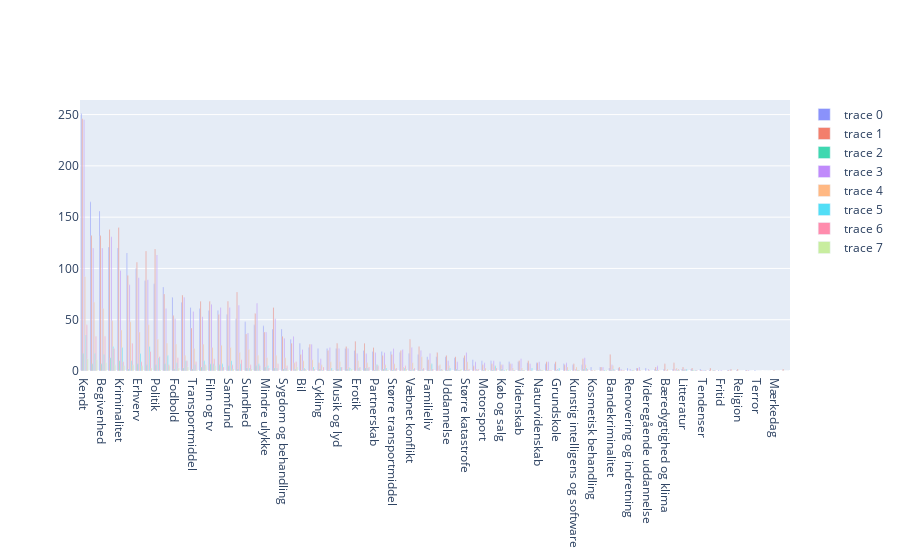

This figure's notebook cell:
### Markdown cell above
### Topics

### Code cell
## Subset based on those entries
## populate the counts for the traces

ages = df['age'].unique()
ages = ages[~np.isnan(ages)]

#genders = [d for d in df['gender'].unique() ]

# Get all the unique topics
unique_topics = []
for i in df.index:
    for j in range(0, len(df['topics'][i])):
        tmp = df['topics'][i][j]
        if tmp not in unique_topics:
            unique_topics.append(tmp)

unique_topics = sorted(unique_topics)


fig = go.Figure()
# Iterate through each device 
for d in ages:
    # Find the subset of the data with that device
    tmp_df = df[df['age'] == d]

    # Create a dict object with 0 counts for all topics
    ages_topic_freq = {k:0 for k in unique_topics}
    for i in tmp_df.index:
        for j in range(0, len(df['topics'][i])):
            # Find that index
            tmp_topic = df['topics'][i][j]

            # Enumerate
            ages_topic_freq[tmp_topic] += 1
    
    ages_topic_freq = dict(sorted(ages_topic_freq.items(), key = lambda kv: kv[1], reverse= True))
    #print(device_topic_freq)
        
    fig.add_trace(go.Bar(x= [x for x in ages_topic_freq.keys()], y = [y for y in ages_topic_freq.values()], textfont_size=20))



# Overlay both histograms
#fig.update_layout(barmode='overlay')
# Reduce opacity to see both histograms
fig.update_traces(opacity=0.75)
fig.show()

### Figure 1 — Plotly figure (JSON) as saved in the notebook; plotly's stock layout.template omitted (floating-point values rounded to 4 significant figures)
{"data": [{"opacity": 0.75, "textfont": {"size": 20}, "type": "bar", "x": ["Kendt", "Sport", "Begivenhed", "Underholdning", "Kriminalitet", "Sportsbegivenhed", "Erhverv", "Livsstil", "Politik", "Personfarlig kriminalitet", "Fodbold", "Økonomi", "Transportmiddel", "Privat virksomhed", "Film og tv", "Katastrofe", "Samfund", "International politik", "Sundhed", "National politik", "Mindre ulykke", "Konflikt og krig", "Sygdom og behandling", "Ketcher- og batsport", "Bil", "Ansættelsesforhold", "Cykling", "Kultur", "Musik og lyd", "Værdier", "Erotik", "Underholdningsbegivenhed", "Partnerskab", "Personlig begivenhed", "Større transportmiddel", "Mikro", "Væbnet konflikt", "Krop og velvære", "Familieliv", "Teknologi", "Uddannelse", "Bolig", "Større katastrofe", "Dyr", "Motorsport", "Reality", "Køb og salg", "Rejse", "Videnskab", "Makro", "Naturvidenskab", "Bedrageri", "Grundskole", "Vejr", "Kunstig intelligens og software", "Mad og drikke", "Kosmetisk behandling", "Kunst", "Bandekriminalitet", "Mindre transportmiddel", "Renovering og indretning", "Ungdomsuddannelse", "Videregående uddannelse", "Byliv", "Bæredygtighed og klima", "Håndbold", "Litteratur", "Offentlig instans", "Tendenser", "Forbrugerelektronik", "Fritid", "Offentlig transport", "Religion", "Samfundsvidenskab og humaniora", "Terror", "Museum og seværdighed", "Mærkedag", "Udlejning"], "y": [251, 165, 156, 121, 120, 115, 100, 88, 85, 82, 72, 67, 62, 61, 59, 59, 55, 51, 48, 45, 44, 41, 41, 31, 27, 23, 22, 22, 22, 22, 20, 20, 19, 19, 19, 18, 17, 16, 14, 14, 14, 13, 13, 11, 10, 10, 9, 9, 9, 8, 8, 7, 7, 7, 6, 6, 4, 4, 3, 3, 3, 3, 3, 2, 2, 2, 2, 2, 2, 1, 1, 1, 1, 1, 1, 0, 0, 0]}, {"opacity": 0.75, "textfont": {"size": 20}, "type": "bar", "x": ["Kendt", "Kriminalitet", "Underholdning", "Begivenhed", "Sport", "Politik", "Livsstil", "Erhverv", "Sportsbegivenhed", "International politik", "Personfarlig kriminalitet", "Økonomi", "Film og tv", "Privat virksomhed", "Samfund", "Konflikt og krig", "National politik", "Katastrofe", "Fodbold", "Transportmiddel", "Mindre ulykke", "Sundhed", "Sygdom og behandling", "Væbnet konflikt", "Erotik", "Ketcher- og batsport", "Musik og lyd", "Underholdningsbegivenhed", "Ansættelsesforhold", "Krop og velvære", "Værdier", "Partnerskab", "Kultur", "Mikro", "Teknologi", "Bandekriminalitet", "Bil", "Større transportmiddel", "Personlig begivenhed", "Større katastrofe", "Uddannelse", "Bolig", "Mad og drikke", "Familieliv", "Makro", "Videnskab", "Bedrageri", "Grundskole", "Cykling", "Håndbold", "Naturvidenskab", "Bæredygtighed og klima", "Kunstig intelligens og software", "Reality", "Rejse", "Køb og salg", "Motorsport", "Vejr", "Dyr", "Byliv", "Kunst", "Litteratur", "Mindre transportmiddel", "Forbrugerelektronik", "Offentlig instans", "Ungdomsuddannelse", "Religion", "Udlejning", "Kosmetisk behandling", "Mærkedag", "Offentlig transport", "Samfundsvidenskab og humaniora", "Tendenser", "Fritid", "Museum og seværdighed", "Renovering og indretning", "Terror", "Videregående uddannelse"], "y": [246, 140, 138, 132, 132, 119, 117, 106, 93, 77, 75, 74, 68, 68, 68, 62, 56, 55, 54, 42, 38, 36, 34, 31, 29, 27, 27, 27, 26, 24, 24, 23, 20, 20, 18, 16, 16, 16, 15, 15, 15, 14, 12, 11, 10, 10, 9, 9, 8, 8, 8, 7, 7, 7, 7, 6, 6, 6, 5, 4, 4, 4, 4, 3, 3, 3, 2, 2, 1, 1, 1, 1, 1, 0, 0, 0, 0, 0]}, {"opacity": 0.75, "textfont": {"size": 20}, "type": "bar", "x": ["Kendt", "Underholdning", "Kriminalitet", "Begivenhed", "Erhverv", "Film og tv", "Personfarlig kriminalitet", "Sport", "Katastrofe", "Livsstil", "Politik", "National politik", "Samfund", "Mindre ulykke", "Privat virksomhed", "Konflikt og krig", "Sundhed", "Underholdningsbegivenhed", "Økonomi", "Bolig", "Cykling", "Fodbold", "International politik", "Køb og salg", "Mad og drikke", "Musik og lyd", "Personlig begivenhed", "Sportsbegivenhed", "Sygdom og behandling", "Transportmiddel", "Værdier", "Bandekriminalitet", "Bedrageri", "Bil", "Byliv", "Familieliv", "Grundskole", "Krop og velvære", "Kultur", "Litteratur", "Motorsport", "Naturvidenskab", "Offentlig instans", "Partnerskab", "Reality", "Større katastrofe", "Større transportmiddel", "Uddannelse", "Videnskab", "Væbnet konflikt", "Ansættelsesforhold", "Bæredygtighed og klima", "Dyr", "Erotik", "Forbrugerelektronik", "Fritid", "Håndbold", "Ketcher- og batsport", "Kosmetisk behandling", "Kunst", "Kunstig intelligens og software", "Makro", "Mikro", "Mindre transportmiddel", "Museum og seværdighed", "Mærkedag", "Offentlig transport", "Rejse", "Religion", "Renovering og indretning", "Samfundsvidenskab og humaniora", "Teknologi", "Tendenser", "Terror", "Udlejning", "Ungdomsuddannelse", "Vejr", "Videregående uddannelse"], "y": [17, 13, 10, 7, 7, 7, 7, 7, 6, 6, 6, 5, 5, 4, 4, 3, 3, 3, 3, 2, 2, 2, 2, 2, 2, 2, 2, 2, 2, 2, 2, 1, 1, 1, 1, 1, 1, 1, 1, 1, 1, 1, 1, 1, 1, 1, 1, 1, 1, 1, 0, 0, 0, 0, 0, 0, 0, 0, 0, 0, 0, 0, 0, 0, 0, 0, 0, 0, 0, 0, 0, 0, 0, 0, 0, 0, 0, 0]}, {"opacity": 0.75, "textfont": {"size": 20}, "type": "bar", "x": ["Kendt", "Underholdning", "Begivenhed", "Sport", "Politik", "Kriminalitet", "Erhverv", "Livsstil", "Sportsbegivenhed", "Økonomi", "National politik", "Film og tv", "International politik", "Katastrofe", "Samfund", "Personfarlig kriminalitet", "Transportmiddel", "Privat virksomhed", "Fodbold", "Konflikt og krig", "Mindre ulykke", "Sundhed", "Ketcher- og batsport", "Sygdom og behandling", "Ansættelsesforhold", "Kultur", "Væbnet konflikt", "Musik og lyd", "Større transportmiddel", "Værdier", "Bil", "Mikro", "Krop og velvære", "Partnerskab", "Personlig begivenhed", "Større katastrofe", "Erotik", "Familieliv", "Underholdningsbegivenhed", "Mad og drikke", "Cykling", "Videnskab", "Reality", "Uddannelse", "Bedrageri", "Bolig", "Dyr", "Naturvidenskab", "Motorsport", "Vejr", "Makro", "Rejse", "Bandekriminalitet", "Køb og salg", "Byliv", "Teknologi", "Kunst", "Ungdomsuddannelse", "Grundskole", "Håndbold", "Kunstig intelligens og software", "Litteratur", "Mindre transportmiddel", "Offentlig transport", "Renovering og indretning", "Videregående uddannelse", "Bæredygtighed og klima", "Fritid", "Samfundsvidenskab og humaniora", "Tendenser", "Forbrugerelektronik", "Kosmetisk behandling", "Museum og seværdighed", "Mærkedag", "Offentlig instans", "Religion", "Terror", "Udlejning"], "y": [245, 131, 120, 120, 113, 98, 91, 89, 84, 72, 66, 65, 64, 62, 62, 61, 58, 53, 51, 51, 38, 37, 34, 32, 26, 23, 23, 22, 22, 22, 21, 21, 20, 18, 18, 18, 17, 17, 17, 13, 12, 12, 10, 10, 9, 9, 9, 9, 8, 8, 7, 7, 6, 6, 5, 5, 4, 4, 2, 2, 2, 2, 2, 2, 2, 2, 1, 1, 1, 1, 0, 0, 0, 0, 0, 0, 0, 0]}, {"opacity": 0.75, "textfont": {"size": 20}, "type": "bar", "x": ["Kendt", "Sport", "Begivenhed", "Underholdning", "Sportsbegivenhed", "Livsstil", "Kriminalitet", "Erhverv", "Politik", "Personfarlig kriminalitet", "Fodbold", "Privat virksomhed", "Katastrofe", "Film og tv", "Samfund", "Transportmiddel", "Sundhed", "International politik", "Konflikt og krig", "National politik", "Økonomi", "Krop og velvære", "Mindre ulykke", "Sygdom og behandling", "Ansættelsesforhold", "Bil", "Erotik", "Kultur", "Musik og lyd", "Større katastrofe", "Ketcher- og batsport", "Underholdningsbegivenhed", "Væbnet konflikt", "Familieliv", "Større transportmiddel", "Cykling", "Mad og drikke", "Partnerskab", "Personlig begivenhed", "Teknologi", "Bandekriminalitet", "Reality", "Uddannelse", "Kunstig intelligens og software", "Mikro", "Vejr", "Værdier", "Håndbold", "Motorsport", "Rejse", "Videnskab", "Bæredygtighed og klima", "Dyr", "Litteratur", "Naturvidenskab", "Offentlig transport", "Bedrageri", "Bolig", "Byliv", "Forbrugerelektronik", "Grundskole", "Kosmetisk behandling", "Kunst", "Køb og salg", "Makro", "Mindre transportmiddel", "Offentlig instans", "Ungdomsuddannelse", "Videregående uddannelse", "Fritid", "Museum og seværdighed", "Mærkedag", "Religion", "Renovering og indretning", "Samfundsvidenskab og humaniora", "Tendenser", "Terror", "Udlejning"], "y": [92, 67, 61, 49, 48, 45, 40, 38, 31, 27, 26, 26, 25, 23, 23, 22, 21, 18, 15, 15, 15, 14, 13, 13, 11, 10, 10, 9, 9, 9, 8, 8, 8, 7, 7, 6, 6, 6, 6, 6, 5, 5, 5, 4, 4, 4, 4, 3, 3, 3, 3, 2, 2, 2, 2, 2, 1, 1, 1, 1, 1, 1, 1, 1, 1, 1, 1, 1, 1, 0, 0, 0, 0, 0, 0, 0, 0, 0]}, {"opacity": 0.75, "textfont": {"size": 20}, "type": "bar", "x": ["Kendt", "Livsstil", "Underholdning", "Kriminalitet", "Erhverv", "Sport", "Begivenhed", "Personfarlig kriminalitet", "Politik", "Privat virksomhed", "Samfund", "Sportsbegivenhed", "Økonomi", "Fodbold", "Familieliv", "Film og tv", "International politik", "Katastrofe", "National politik", "Partnerskab", "Transportmiddel", "Mindre ulykke", "Reality", "Ansættelsesforhold", "Musik og lyd", "Bil", "Erotik", "Grundskole", "Konflikt og krig", "Kultur", "Mad og drikke", "Makro", "Mikro", "Personlig begivenhed", "Sundhed", "Sygdom og behandling", "Uddannelse", "Underholdningsbegivenhed", "Værdier", "Bandekriminalitet", "Ketcher- og batsport", "Krop og velvære", "Litteratur", "Større transportmiddel", "Teknologi", "Væbnet konflikt", "Bolig", "Cykling", "Dyr", "Forbrugerelektronik", "Håndbold", "Kunst", "Kunstig intelligens og software", "Køb og salg", "Naturvidenskab", "Offentlig instans", "Rejse", "Renovering og indretning", "Større katastrofe", "Tendenser", "Vejr", "Videnskab", "Bedrageri", "Byliv", "Bæredygtighed og klima", "Fritid", "Kosmetisk behandling", "Mindre transportmiddel", "Motorsport", "Museum og seværdighed", "Mærkedag", "Offentlig transport", "Religion", "Samfundsvidenskab og humaniora", "Terror", "Udlejning", "Ungdomsuddannelse", "Videregående uddannelse"], "y": [35, 24, 24, 23, 17, 17, 16, 15, 13, 10, 10, 10, 10, 8, 7, 7, 7, 7, 7, 6, 6, 5, 5, 4, 4, 3, 3, 3, 3, 3, 3, 3, 3, 3, 3, 3, 3, 3, 3, 2, 2, 2, 2, 2, 2, 2, 1, 1, 1, 1, 1, 1, 1, 1, 1, 1, 1, 1, 1, 1, 1, 1, 0, 0, 0, 0, 0, 0, 0, 0, 0, 0, 0, 0, 0, 0, 0, 0]}, {"opacity": 0.75, "textfont": {"size": 20}, "type": "bar", "x": ["Kendt", "Begivenhed", "Sport", "Sportsbegivenhed", "Underholdning", "Livsstil", "Politik", "Fodbold", "Film og tv", "International politik", "Økonomi", "Erhverv", "Ketcher- og batsport", "Kriminalitet", "Transportmiddel", "Konflikt og krig", "Personfarlig kriminalitet", "Privat virksomhed", "Samfund", "Sundhed", "Mikro", "National politik", "Partnerskab", "Sygdom og behandling", "Cykling", "Erotik", "Katastrofe", "Musik og lyd", "Underholdningsbegivenhed", "Krop og velvære", "Mindre ulykke", "Reality", "Større transportmiddel", "Væbnet konflikt", "Ansættelsesforhold", "Bil", "Dyr", "Familieliv", "Håndbold", "Mad og drikke", "Større katastrofe", "Teknologi", "Bandekriminalitet", "Bedrageri", "Bolig", "Forbrugerelektronik", "Kultur", "Kunstig intelligens og software", "Mindre transportmiddel", "Naturvidenskab", "Offentlig instans", "Personlig begivenhed", "Rejse", "Renovering og indretning", "Tendenser", "Videnskab", "Byliv", "Bæredygtighed og klima", "Fritid", "Grundskole", "Kosmetisk behandling", "Kunst", "Køb og salg", "Litteratur", "Makro", "Motorsport", "Museum og seværdighed", "Mærkedag", "Offentlig transport", "Religion", "Samfundsvidenskab og humaniora", "Terror", "Uddannelse", "Udlejning", "Ungdomsuddannelse", "Vejr", "Videregående uddannelse", "Værdier"], "y": [45, 34, 34, 27, 22, 19, 14, 13, 12, 11, 10, 9, 9, 9, 9, 7, 6, 6, 6, 6, 5, 5, 5, 5, 4, 4, 4, 4, 4, 3, 3, 3, 3, 3, 2, 2, 2, 2, 2, 2, 2, 2, 1, 1, 1, 1, 1, 1, 1, 1, 1, 1, 1, 1, 1, 1, 0, 0, 0, 0, 0, 0, 0, 0, 0, 0, 0, 0, 0, 0, 0, 0, 0, 0, 0, 0, 0, 0]}, {"opacity": 0.75, "textfont": {"size": 20}, "type": "bar", "x": ["Kendt", "Sport", "Begivenhed", "Sportsbegivenhed", "Underholdning", "Erhverv", "Film og tv", "Kriminalitet", "Personfarlig kriminalitet", "Privat virksomhed", "Ketcher- og batsport", "Økonomi", "Fodbold", "Livsstil", "Bolig", "Køb og salg", "Mikro", "Samfund", "Sundhed", "Værdier", "Bil", "Erotik", "Håndbold", "Kultur", "Kunst", "Kunstig intelligens og software", "Motorsport", "National politik", "Naturvidenskab", "Partnerskab", "Personlig begivenhed", "Politik", "Renovering og indretning", "Sygdom og behandling", "Teknologi", "Transportmiddel", "Vejr", "Videnskab", "Ansættelsesforhold", "Bandekriminalitet", "Bedrageri", "Byliv", "Bæredygtighed og klima", "Cykling", "Dyr", "Familieliv", "Forbrugerelektronik", "Fritid", "Grundskole", "International politik", "Katastrofe", "Konflikt og krig", "Kosmetisk behandling", "Krop og velvære", "Litteratur", "Mad og drikke", "Makro", "Mindre transportmiddel", "Mindre ulykke", "Museum og seværdighed", "Musik og lyd", "Mærkedag", "Offentlig instans", "Offentlig transport", "Reality", "Rejse", "Religion", "Samfundsvidenskab og humaniora", "Større katastrofe", "Større transportmiddel", "Tendenser", "Terror", "Uddannelse", "Udlejning", "Underholdningsbegivenhed", "Ungdomsuddannelse", "Videregående uddannelse", "Væbnet konflikt"], "y": [12, 11, 8, 6, 6, 5, 5, 5, 5, 5, 4, 4, 3, 3, 2, 2, 2, 2, 2, 2, 1, 1, 1, 1, 1, 1, 1, 1, 1, 1, 1, 1, 1, 1, 1, 1, 1, 1, 0, 0, 0, 0, 0, 0, 0, 0, 0, 0, 0, 0, 0, 0, 0, 0, 0, 0, 0, 0, 0, 0, 0, 0, 0, 0, 0, 0, 0, 0, 0, 0, 0, 0, 0, 0, 0, 0, 0, 0]}], "layout": {}}
